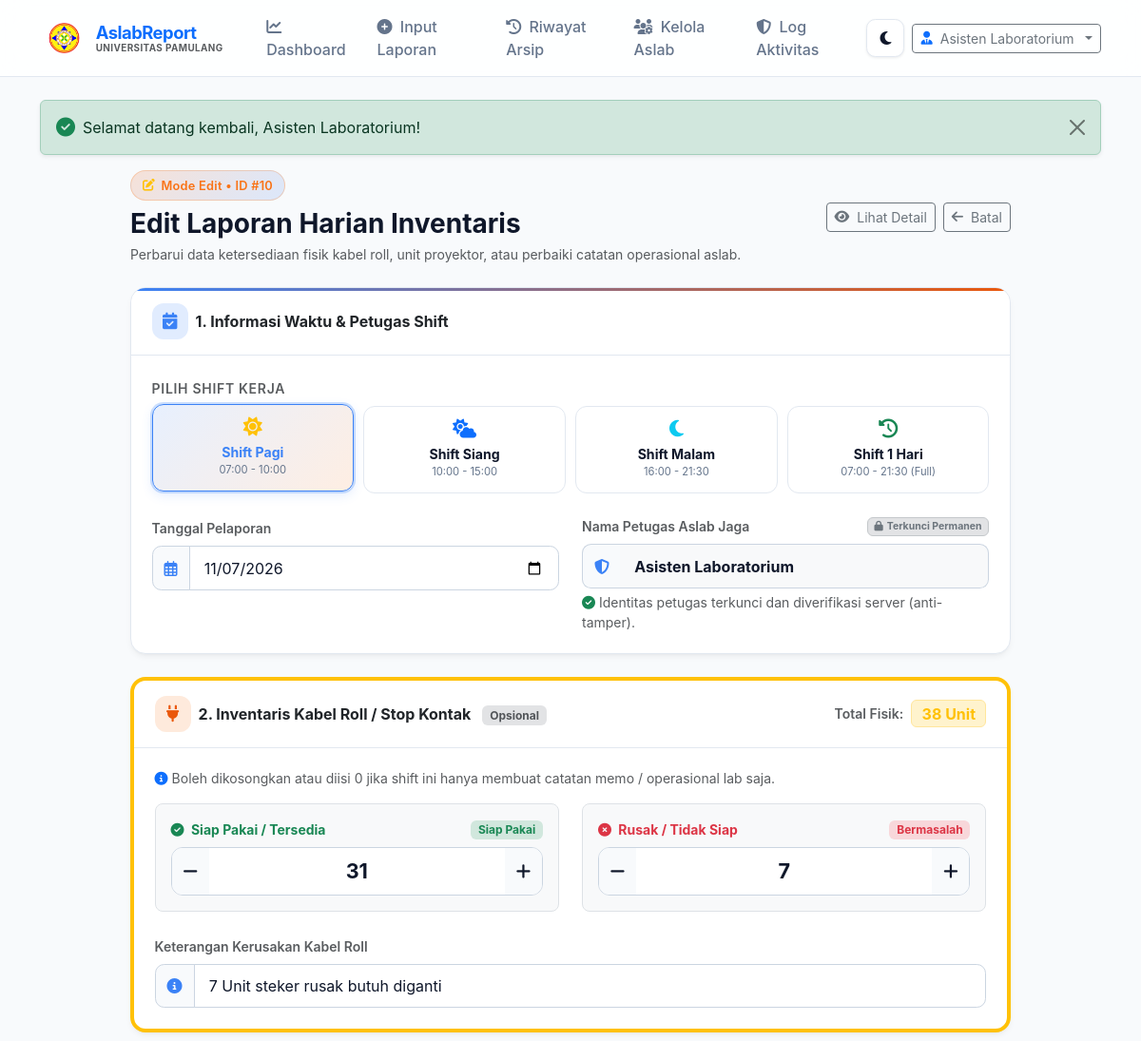
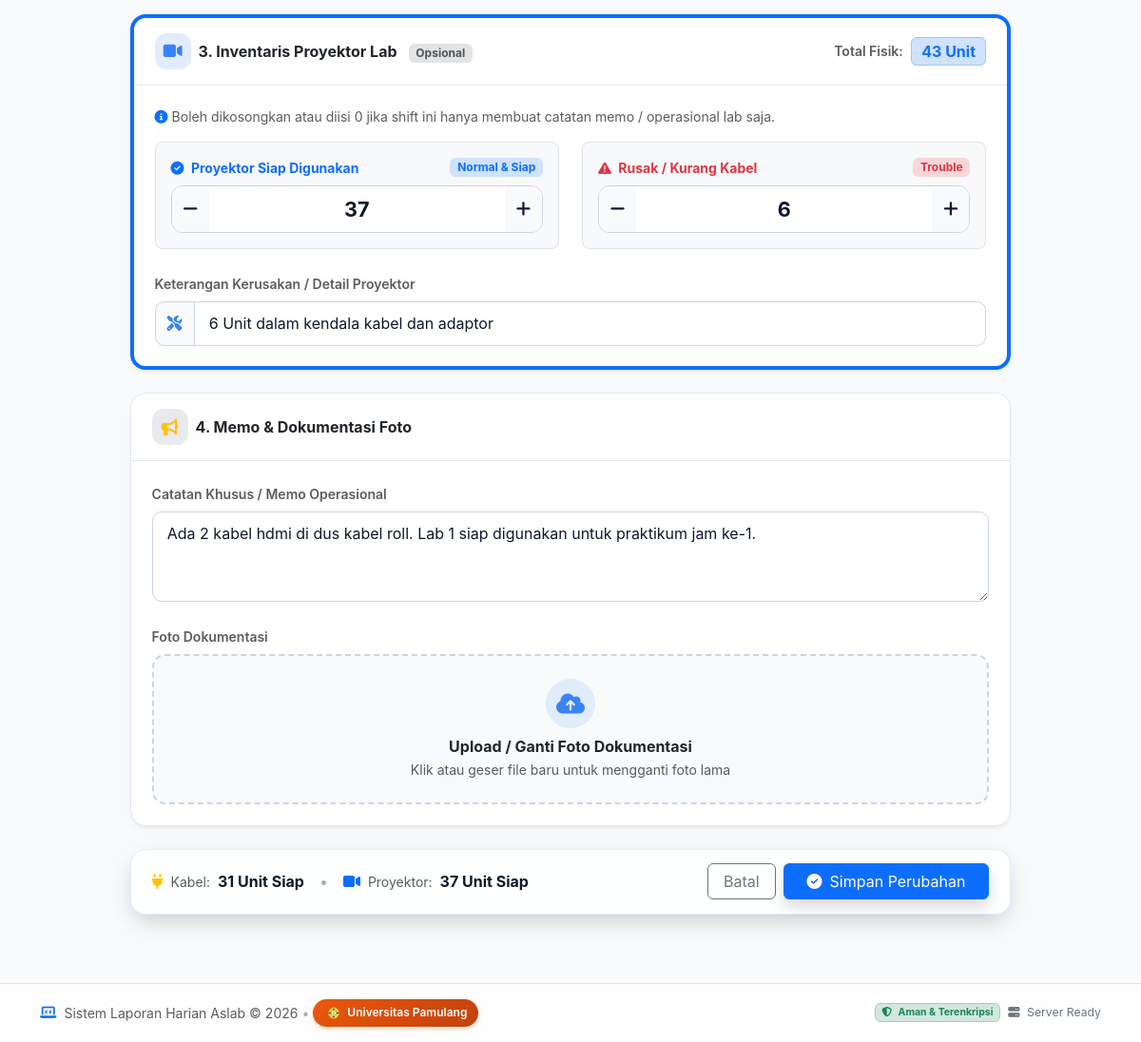
The app's page /edit-laporan.php?id=10 (signed in) with its own data (2 pictures, top to bottom).
### tables this page shows
CREATE TABLE IF NOT EXISTS `laporan` (
  `id` INT AUTO_INCREMENT PRIMARY KEY,
  `user_id` INT NULL,
  `tanggal` DATE NOT NULL,
  `shift` VARCHAR(50) NOT NULL DEFAULT 'Pagi',
  `petugas_nama` VARCHAR(100) NOT NULL,

 
`kabel_roll_tersedia` INT NOT NULL DEFAULT 0,
`kabel_roll_rusak` INT NOT NULL DEFAULT 0,
`kabel_roll_catatan` VARCHAR(255) NULL,

 
`proyektor_tersedia` INT NOT NULL DEFAULT 0,
`proyektor_rusak` INT NOT NULL DEFAULT 0,
`proyektor_catatan` VARCHAR(255) NULL,

 
`catatan_umum` TEXT NULL,
  `foto_dokumentasi` VARCHAR(255) NULL,
  
  `created_at` DATETIME NOT NULL DEFAULT CURRENT_TIMESTAMP,
  `updated_at` DATETIME NOT NULL DEFAULT CURRENT_TIMESTAMP ON UPDATE CURRENT_TIMESTAMP,
  
  INDEX `idx_tanggal` (`tanggal`),
  INDEX `idx_shift` (`shift`),
  CONSTRAINT `fk_laporan_user` FOREIGN KEY (`user_id`) REFERENCES `users` (`id`) ON DELETE SET NULL ON UPDATE CASCADE
);

### edit-laporan.php (the view, shortened to what the rows shown need)
<?php
require_once __DIR__ . '/config/security.php';
require_once __DIR__ . '/config/auth.php';
require_once __DIR__ . '/config/logger.php';
$id = (int)($_GET['id'] ?? 0);
$stmt = $pdo->prepare("SELECT * FROM `laporan` WHERE `id` = :id LIMIT 1");
$stmt->execute([':id' => $id]);
$laporan = $stmt->fetch();
require_once __DIR__ . '/includes/header.php';
?>
<div class="row justify-content-center animate-fade-up">
    <div class="col-12 col-xl-10">
        <div class="d-flex flex-column flex-md-row align-items-md-center justify-content-between gap-3 mb-4">
            <div>
                <div class="hologram-tag mb-2">
                    <i class="fa-solid fa-pen-to-square text-warning"></i>
                    <span>Mode Edit &bull; ID #<?= (int)$laporan['id'] ?></span>
                </div>
                <h2 class="h3 fw-bold mb-1">
                    Edit Laporan Harian Inventaris
                </h2>
            </div>
        </div>
        <form action="edit-laporan.php?id=<?= (int)$laporan['id'] ?>" method="POST" enctype="multipart/form-data" class="needs-validation">
            <div class="card mb-4 card-hover-lift border-gradient-top">
                <div class="card-body">
                    <div class="row g-4">
                        <div class="col-12 col-md-6">
                            <div class="input-group">
                                <span class="input-group-text"><i class="fa-regular fa-calendar-days"></i></span>
                                <input type="date" class="form-control" id="tanggal" name="tanggal" value="<?= e($laporan['tanggal']) ?>" required>
                            </div>
                        </div>
                        <div class="col-12 col-md-6">
                            <div class="input-group">
                                <span class="input-group-text bg-body-tertiary border-end-0">
                                    <i class="fa-solid fa-shield-halved text-primary"></i>
                                </span>
                                <input type="text" class="form-control bg-body-tertiary border-start-0 fw-bold" id="petugas_nama" name="petugas_nama" value="<?= e($laporan['petugas_nama']) ?>" readonly>
                            </div>
                        </div>
                    </div>
                </div>
            </div>
            <div class="card mb-4 card-hover-lift border-start border-warning border-4">
                <div class="card-body">
                    <div class="row g-4">
                        <div class="col-12 col-md-6">
                            <div class="p-3 bg-body-tertiary rounded-3 border">
                                <div class="number-stepper">
                                    <button type="button" class="stepper-btn btn-minus" title="Kurangi"><i class="fa-solid fa-minus"></i></button>
                                    <input type="number" id="kabel_roll_tersedia" name="kabel_roll_tersedia" min="0" value="<?= (int)$laporan['kabel_roll_tersedia'] ?>">
                                    <button type="button" class="stepper-btn btn-plus" title="Tambah"><i class="fa-solid fa-plus"></i></button>
                                </div>
                            </div>
                        </div>
                        <div class="col-12 col-md-6">
                            <div class="p-3 bg-body-tertiary rounded-3 border">
                                <div class="number-stepper">
                                    <button type="button" class="stepper-btn btn-minus" title="Kurangi"><i class="fa-solid fa-minus"></i></button>
                                    <input type="number" id="kabel_roll_rusak" name="kabel_roll_rusak" min="0" value="<?= (int)$laporan['kabel_roll_rusak'] ?>">
                                    <button type="button" class="stepper-btn btn-plus" title="Tambah"><i class="fa-solid fa-plus"></i></button>
                                </div>
                            </div>
                        </div>
                        <div class="col-12">
                            <div class="input-group">
                                <span class="input-group-text"><i class="fa-solid fa-circle-info"></i></span>
                                <input type="text" class="form-control" id="kabel_roll_catatan" name="kabel_roll_catatan" value="<?= e($laporan['kabel_roll_catatan']) ?>">
                            </div>
                        </div>
                    </div>
                </div>
            </div>
            <div class="card mb-4 card-hover-lift border-start border-primary border-4">
                <div class="card-body">
                    <div class="row g-4">
                        <div class="col-12 col-md-6">
                            <div class="p-3 bg-body-tertiary rounded-3 border">
                                <div class="number-stepper">
                                    <button type="button" class="stepper-btn btn-minus" title="Kurangi"><i class="fa-solid fa-minus"></i></button>
                                    <input type="number" id="proyektor_tersedia" name="proyektor_tersedia" min="0" value="<?= (int)$laporan['proyektor_tersedia'] ?>">
                                    <button type="button" class="stepper-btn btn-plus" title="Tambah"><i class="fa-solid fa-plus"></i></button>
                                </div>
                            </div>
                        </div>
                        <div class="col-12 col-md-6">
                            <div class="p-3 bg-body-tertiary rounded-3 border">
                                <div class="number-stepper">
                                    <button type="button" class="stepper-btn btn-minus" title="Kurangi"><i class="fa-solid fa-minus"></i></button>
                                    <input type="number" id="proyektor_rusak" name="proyektor_rusak" min="0" value="<?= (int)$laporan['proyektor_rusak'] ?>">
                                    <button type="button" class="stepper-btn btn-plus" title="Tambah"><i class="fa-solid fa-plus"></i></button>
                                </div>
                            </div>
                        </div>
                        <div class="col-12">
                            <div class="input-group">
                                <span class="input-group-text"><i class="fa-solid fa-screwdriver-wrench"></i></span>
                                <input type="text" class="form-control" id="proyektor_catatan" name="proyektor_catatan" value="<?= e($laporan['proyektor_catatan']) ?>">
                            </div>
                        </div>
                    </div>
                </div>
            </div>
            <div class="card mb-4 card-hover-lift">
                <div class="card-body">
                    <div class="row g-4">
                        <div class="col-12">
                            <label for="catatan_umum" class="form-label small fw-semibold text-muted">Catatan Khusus / Memo Operasional</label>
                            <textarea class="form-control" id="catatan_umum" name="catatan_umum" rows="3"><?= e($laporan['catatan_umum']) ?></textarea>
                        </div>
                    </div>
                </div>
            </div>
        </form>
    </div>
</div>
<?php require_once __DIR__ . '/includes/footer.php'; ?>

### includes/header.php (shortened to what the rows shown need)
<?php
require_once __DIR__ . '/../config/security.php';
require_once __DIR__ . '/../config/auth.php';
require_once __DIR__ . '/../config/logger.php';
$user = current_user();
?>
<!DOCTYPE html>
<html lang="id">
<head>
    <link rel="stylesheet" href="assets/vendor/bootstrap/css/bootstrap.min.css">
    <link rel="stylesheet" href="assets/vendor/fontawesome/css/all.min.css">
    <link rel="stylesheet" href="assets/css/theme.css">
    <link rel="stylesheet" href="assets/css/animations.css">
    <link rel="stylesheet" href="assets/css/components.css">
    <link rel="stylesheet" href="assets/css/forms.css">
    <link rel="stylesheet" href="assets/css/style.css">
</head>
<body>
    <nav class="navbar navbar-expand-lg sticky-top">
        <div class="container">
            <div class="collapse navbar-collapse" id="navbarContent">
                <div class="d-flex align-items-center gap-2">
                    <?php if ($user): ?>
                        <div class="dropdown">
                            <button class="btn btn-outline-secondary dropdown-toggle btn-sm d-flex align-items-center gap-2" type="button" data-bs-toggle="dropdown" aria-expanded="false">
                                <i class="fa-solid fa-user-tie text-primary"></i>
                                <span><?= e($user['nama_lengkap']) ?></span>
                            </button>
                        </div>
                    <?php else: ?>
                        <a href="login.php" class="btn btn-primary btn-sm">
                            <i class="fa-solid fa-right-to-bracket me-1"></i> Login Aslab
                        </a>
                    <?php endif; ?>
                </div>
            </div>
        </div>
    </nav>
    <main class="container py-4 flex-grow-1 animate-fade-in">

### records on screen
laporan: petugas_nama "Asisten Laboratorium", id "10", tanggal "11/07/2026", kabel_roll_tersedia "31", kabel_roll_rusak "7", kabel_roll_catatan "7 Unit steker rusak butuh diganti", proyektor_tersedia "37", proyektor_rusak "6", proyektor_catatan "6 Unit dalam kendala kabel dan adaptor", catatan_umum "Ada 2 kabel hdmi di dus kabel roll. Lab 1 siap digunakan untuk praktikum jam ke-1."

### other values on screen
$flash['message'] "Selamat datang kembali, Asisten Laboratorium!"
